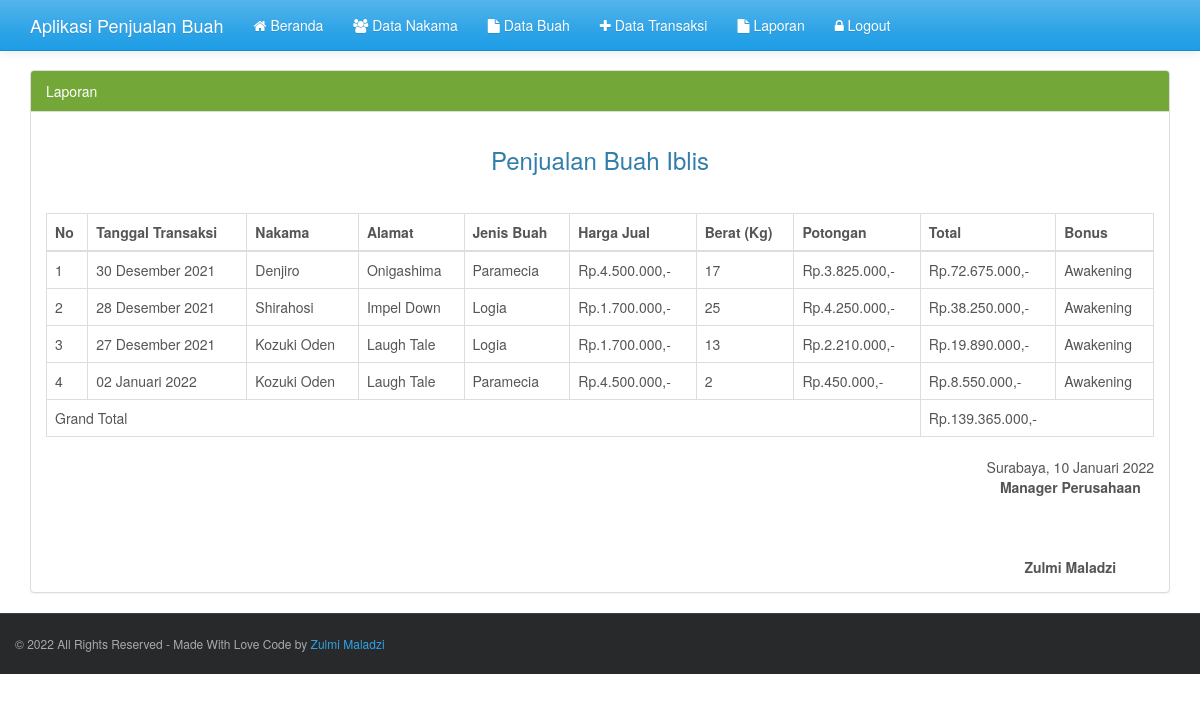
The app's page /laporan.php with its own data.
### tables this page shows
CREATE TABLE `transaksi` (
  `id_transaksi` int(11) NOT NULL,
  `id_nakama` int(11) NOT NULL,
  `kode_buah` int(11) NOT NULL,
  `berat` int(10) NOT NULL,
  `tanggal_transaksi` date NOT NULL
);

CREATE TABLE `nakama` (
  `id_nakama` int(11) NOT NULL,
  `nakama` varchar(35) NOT NULL,
  `alamat` varchar(100) NOT NULL
);

CREATE TABLE `buah` (
  `kode_buah` int(11) NOT NULL,
  `jenis_buah` varchar(20) NOT NULL,
  `harga_jual` int(15) NOT NULL,
  `potongan` int(3) NOT NULL
);

### fungsi/fungsi_indotgl.php (called while the page is built, shortened)
<?php
	function tgl_indo($tgl){
			$tanggal = substr($tgl,8,2);
			$bulan = getBulan(substr($tgl,5,2));
			$tahun = substr($tgl,0,4);
			return $tanggal.' '.$bulan.' '.$tahun;
	}
	function getBulan($bln){
				switch ($bln){
					case 1:
						return "Januari";
						break;
					case 12:
						return "Desember";
						break;
				}
			}
?>

### fungsi/fungsi_rupiah.php (called while the page is built)
<?php
function rupiah($angka,$pre=0){
        $jadi="Rp.".number_format($angka,$pre,',','.').",-";
        return $jadi;
    }
?>

### config.php (called while the page is built, shortened)
<?php
$hari_ini = date("Y-m-d");
?>

### laporan.php (the view, shortened to what this page needs)
<?php
include("config.php");
include("fungsi/fungsi_indotgl.php");
include("fungsi/fungsi_rupiah.php");
?>
<!DOCTYPE html>
<html>
	<head>
		<?php include("include/css.php"); ?>
	</head>
	<body>
		<header>
			<?php include("include/header.php"); ?>
		</header>
		<div class='container' style='margin-top:70px'>
			<div class='row' style='min-height:520px'>
				<div class='col-md-12'>
					<div class='panel panel-success'>
						<div class='panel-heading'>Laporan</div>
						<div class='panel-body'>
							<center>
								<h3>Penjualan Buah Iblis</h3>
								<p>&nbsp;</p>
							</center>
							<table class="table table-hover table-bordered">
							  <thead>
								<tr>
								  <th>No</th>
								  <th>Tanggal Transaksi</th>
								  <th>Nakama</th>
								  <th>Alamat</th>
								  <th>Jenis Buah </th>
								  <th>Harga Jual</th>
								  <th>Berat (Kg)</th>
								  <th>Potongan</th>
								  <th>Total</th>
								  <th>Bonus</th>
								</tr>
							  </thead>
							  <tbody>
								<?php
									$no = 1;
									$total_semua = 0;
									$sqlquery = "SELECT nakama.*, buah.*, transaksi.* FROM transaksi transaksi INNER JOIN nakama nakama ON transaksi.id_nakama = nakama.id_nakama INNER JOIN buah buah ON transaksi.kode_buah = buah.kode_buah ORDER BY transaksi.id_nakama ASC";
									if ($result = mysqli_query($koneksi, $sqlquery)) {
										while ($row = mysqli_fetch_assoc($result)) {
										$potongan = ($row["harga_jual"] * $row["berat"]) * ($row["potongan"] / 100);
										$total = ($row["harga_jual"] * $row["berat"]) - $potongan;
										$total_semua += $total;
										if ($total >= 100000){
											$bonus = "Awakening";
											} else {
											$bonus = "Durability";
											}
								?>
								<tr>
								<td><?php echo $no ?></td>
								<td><?php echo tgl_indo($row["tanggal_transaksi"]);?></td>
								<td><?php echo $row["nakama"];?></td>
								<td><?php echo $row["alamat"];?></td>
								<td><?php echo $row["jenis_buah"];?></td>
								<td><?php echo rupiah($row["harga_jual"]);?></td>
								<td><?php echo $row["berat"];?></td>
								<td><?php echo rupiah($potongan);?></td>
								<td><?php echo rupiah($total);?></td>
								<td><?php echo $bonus;?></td>
								</tr>
								<?php
									$no++;}
								?>
								<tr>
								<td colspan='8'>Grand Total</td>
								<td colspan='2'><?php echo rupiah($total_semua); ?></td>
								</tr>
								<?php
									}
									?>
							  </tbody>
							</table>
							<p>
							<div class='pull-right'>
							Surabaya, <?php echo tgl_indo($hari_ini); ?><br>
							<b><center>Manager Perusahaan</center></b>
							<p>&nbsp;</p>
							<p>&nbsp;</p>
							<b><center>Zulmi Maladzi</center></b>
							</div>
						</div>
					</div>
				</div>
			</div>
		</div>
		<?php include("include/footer.php"); ?>
	</body>
</html>

### include/css.php
<link href="css/tema1.css" rel="stylesheet">
<link href="css/font-awesome.min.css" rel="stylesheet">
<link href="css/style.css" rel="stylesheet">

### include/header.php (shortened to what this page needs)
<div class="navbar navbar-default navbar-fixed-top">
     <div class="container">
       <div class="navbar-header">
         <a href="index.php" class="navbar-brand">Aplikasi Penjualan Buah </a>
       </div>
       <div class="navbar-collapse collapse" id="navbar-main">
         <ul class="nav navbar-nav">
           <li><a href="index.php"><i class='fa fa-home'></i> Beranda</a></li>
           <li><a href="nakama.php"><i class='fa fa-users'></i> Data Nakama</a></li>
           <li><a href="buah.php"><i class='fa fa-file'></i> Data Buah</a></li>
           <li><a href="transaksi.php"><i class='fa fa-plus'></i> Data Transaksi</a></li>
           <li><a href="laporan.php"><i class='fa fa-file'></i> Laporan</a></li>
           <li><a href="logout.php"><i class='fa fa-lock'></i> Logout</a></li>
         </ul>
       </div>
     </div>
   </div>

### include/footer.php (shortened to what this page needs)
<footer style='margin-top:0px;'>
	<div id="bottom-footer" style='background:#28292b'>
	<div class='container'>
	<div class='row'>
	<span id="copy-text" class="pull-left no-float-xs block-xs align-center-xs">&copy; <?php echo date("Y"); ?>  All Rights Reserved - Made With Love Code by <a href='#'>Zulmi Maladzi</span>
	</div>
	</div>
	</div>
</footer>

### css/style.css (style rules this page uses)
#bottom-footer { background: rgba(0, 0, 0, 0.15); padding: 20px 0; border-top: 1px solid rgba(255, 255, 255, 0.1); }
#copy-text { line-height: 20px; font-size: 12px; margin: 0; color: rgba(255, 255, 255, 0.6); }

### records on screen
transaksi: tanggal_transaksi "30 Desember 2021", id_nakama.nakama "Denjiro", id_nakama.alamat "Onigashima", kode_buah.jenis_buah "Paramecia", kode_buah.harga_jual "Rp.4.500.000,-", berat "17", rupiah($potongan) "Rp.3.825.000,-", rupiah($total) "Rp.72.675.000,-", bonus "Awakening"
transaksi: tanggal_transaksi "28 Desember 2021", id_nakama.nakama "Shirahosi", id_nakama.alamat "Impel Down", kode_buah.jenis_buah "Logia", kode_buah.harga_jual "Rp.1.700.000,-", berat "25", rupiah($potongan) "Rp.4.250.000,-", rupiah($total) "Rp.38.250.000,-", bonus "Awakening"
transaksi: tanggal_transaksi "27 Desember 2021", id_nakama.nakama "Kozuki Oden", id_nakama.alamat "Laugh Tale", kode_buah.jenis_buah "Logia", kode_buah.harga_jual "Rp.1.700.000,-", berat "13", rupiah($potongan) "Rp.2.210.000,-", rupiah($total) "Rp.19.890.000,-", bonus "Awakening"
transaksi: tanggal_transaksi "02 Januari 2022", id_nakama.nakama "Kozuki Oden", id_nakama.alamat "Laugh Tale", kode_buah.jenis_buah "Paramecia", kode_buah.harga_jual "Rp.4.500.000,-", berat "2", rupiah($potongan) "Rp.450.000,-", rupiah($total) "Rp.8.550.000,-", bonus "Awakening"

### other values on screen
rupiah($total_semua) "Rp.139.365.000,-"
tgl_indo($hari_ini) "10 Januari 2022"
